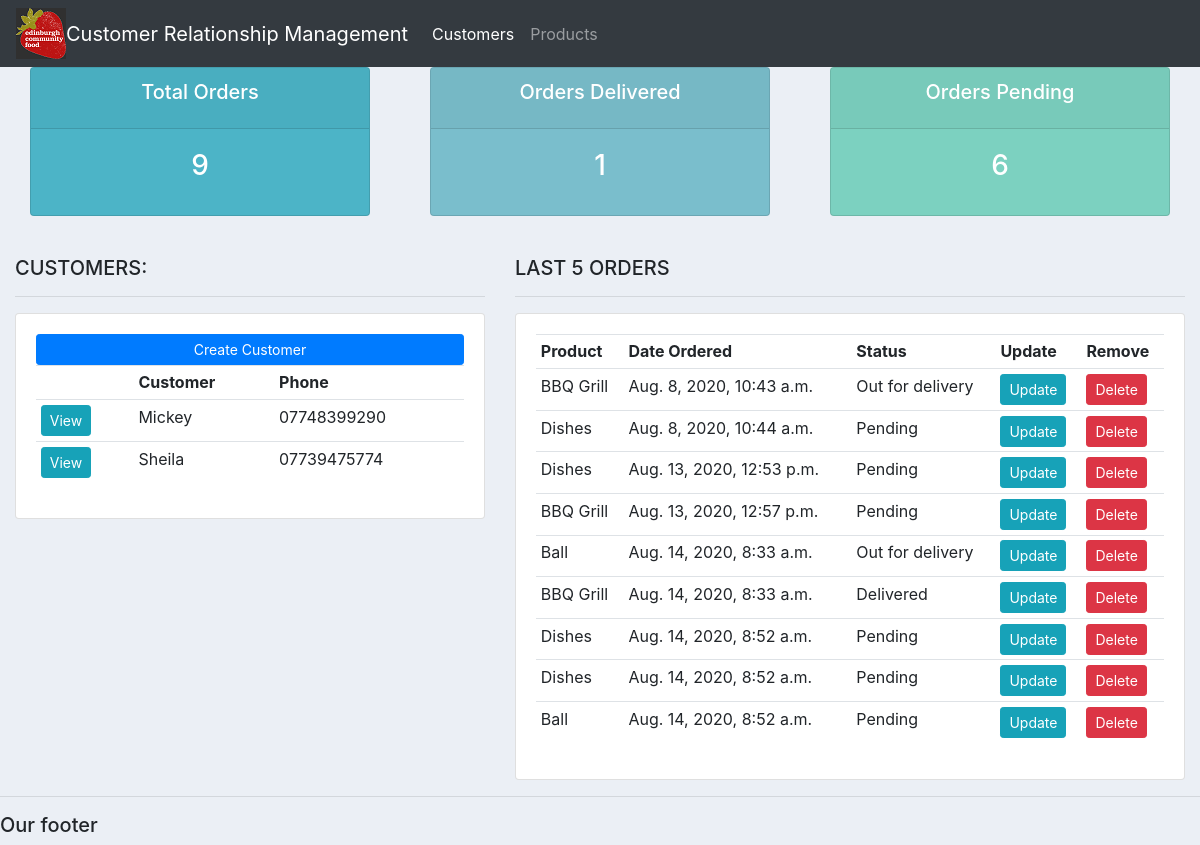
The page / on the database its author committed.
### accounts/models.py (models this page shows, shortened)
class Customer(models.Model):
        name = models.CharField(max_length=200, null=True)
        phone = models.CharField(max_length=200, null=True)
        email = models.CharField(max_length=200, null=True)
        date_created = models.DateTimeField(auto_now_add=True, null=True)

class Order(models.Model):
        STATUS = (
                ('Pending', 'Pending'),
                ('Out for delivery', 'Out for delivery'),
                ('Delivered', 'Delivered'),
                )
        customer = models.ForeignKey(Customer, null=True, on_delete=models.SET_NULL)
        product = models.ForeignKey(Product, null=True, on_delete=models.SET_NULL)
        date_created = models.DateTimeField(auto_now_add=True, null=True)
        status = models.CharField(max_length=200, null=True, choices=STATUS)
        note = models.CharField(max_length=1000, null=True)

class Product(models.Model):
        CATEGORY = (
                ('Indoor', 'Indoor'),
                ('Out Door', 'Out Door'),
                )
        name = models.CharField(max_length=200, null=True)
        price = models.FloatField(null=True)
        category = models.CharField(max_length=200, null=True, choices=CATEGORY)
        description = models.CharField(max_length=200, null=True, blank=True)
        date_created = models.DateTimeField(auto_now_add=True, null=True)
        tags = models.ManyToManyField(Tag)
        def __str__(self):
	        return self.name

### accounts/views.py (the view)
# urls.py: path('', views.home, name='home'),
def home(request):
    orders = Order.objects.all()
    customers = Customer.objects.all()
    total_customers = customers.count()
    total_orders = orders.count()
    delivered = orders.filter(status='Delivered').count()
    pending = orders.filter(status='Pending').count()
    context = {
        'orders': orders,
        'customers': customers,
        'total_orders': total_orders,
        'delivered': delivered,
        'pending': pending
        }
    return render(request, 'accounts/dashboard.html', context)

### accounts/templates/accounts/dashboard.html
{%  extends 'accounts/main.html' %}
{% block content %}
{%  include 'accounts/status.html' %}
<br>
<div class="row">
	<div class="col-md-5">
		<h5>CUSTOMERS:</h5>
		<hr>
		<div class="card card-body">
			<a class="btn btn-primary  btn-sm btn-block" href="">Create Customer</a>
			<table class="table table-sm">
				<tr>
					<th></th>
					<th>Customer</th>
					<th>Phone</th>
				</tr>
				{% for customer in customers %}
					<tr>
						<td><a class="btn btn-sm btn-info" href="{% url 'customer' customer.id %}" >View</a></td>
						<td>{{customer.name}}</td>
						<td>{{customer.phone}}</td>
					</tr>
				{% endfor %}
			</table>
		</div>
	</div>
	<div class="col-md-7">
		<h5>LAST 5 ORDERS</h5>
		<hr>
		<div class="card card-body">
			<table class="table table-sm">
				<tr>
					<th>Product</th>
					<th>Date Ordered</th>
					<th>Status</th>
					<th>Update</th>
					<th>Remove</th>
				</tr>
				{% for order in orders %}
					<tr>
						<td>{{order.product}}</td>
						<td>{{order.date_created}}</td>
						<td>{{order.status}}</td>
						<td><a class="btn btn-sm btn-info" href="{% url 'update_order' order.id %}">Update</a></td>
						<td><a class="btn btn-sm btn-danger" href="{% url 'delete_order' order.id %}">Delete</a></td>
					</tr>
				{% endfor %}
			</table>
		</div>
	</div>
</div>
{% endblock %}

### static/css/main.css (style rules this page uses)
body { background-color: #ebeff5; }

### rows shown on the page
Customer: name "Mickey", phone "07748399290"
Customer: name "Sheila", phone "07739475774"
Order: product "BBQ Grill", date_created "Aug. 8, 2020, 10:43 a.m.", status "Out for delivery"
Order: product "Dishes", date_created "Aug. 8, 2020, 10:44 a.m.", status "Pending"
Order: product "Dishes", date_created "Aug. 13, 2020, 12:53 p.m.", status "Pending"
Order: product "BBQ Grill", date_created "Aug. 13, 2020, 12:57 p.m.", status "Pending"
Order: product "Ball", date_created "Aug. 14, 2020, 8:33 a.m.", status "Out for delivery"
Order: product "BBQ Grill", date_created "Aug. 14, 2020, 8:33 a.m.", status "Delivered"
Order: product "Dishes", date_created "Aug. 14, 2020, 8:52 a.m.", status "Pending"
Order: product "Dishes", date_created "Aug. 14, 2020, 8:52 a.m.", status "Pending"
Order: product "Ball", date_created "Aug. 14, 2020, 8:52 a.m.", status "Pending"

### other values the page prints
{{ total_orders }} "9"
{{ delivered }} "1"
{{ pending }} "6"
